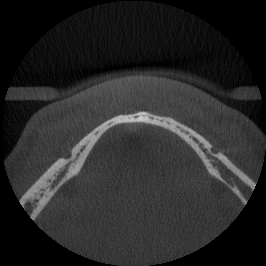
#> input picture Programs/mbak Raras/Data/1_Bpk_Setyo/axial/124.bmp, 266 x 266 px, given in place of 1.bmp, which was not available
$ python main.py
#> lines starting #> are read from the running program, lines starting #| are printed output that depends on the picture; pictures that were not available may be replaced by others from this repository, and a replacement may not be noted
### mbak Raras/Port-Py/3d-region-merging/EMTresh.py
import numpy as np
from scipy.ndimage.interpolation import shift

'''
    Expectation Maximization image segmentation
    Author: Prof. Jose Vicente Manjon Herrera
    Email: jmanjon@fis.upv.es
    Date: 02-05-2006
    Ported to Python 3 by Fajar Maulana Firdaus

    Input :
        ima: grey color image
        k: Number of classes

    Output :
        mask: clasification image mask
        mu: vector of class means
        v: vector of class variances
        p: vector of class proportions

'''

def distribution(m, v, g, x):
    #check instance
    if isinstance(m, np.ndarray):
        # [5 lines of commented-out code are left out]
        y = np.zeros((x.size, m.size))
        for i in range(np.size(m)):
            d = x - m[i]
            # np.savetxt("alala.csv", d, delimiter=",")
            amp = g[i] / np.sqrt(2 * np.pi * v[i])
            # ans = amp*np.exp(-0,5 * (np.multiply(d, d))/v[i])
            y[:, i] = np.dot(amp, np.exp(np.dot(- 0.5, (np.multiply(d, d))) / v[i]))
    else:
        sizem = m.size
        for i in range(m.size):
            d = x-m
            amp = g/np.sqrt(2 * np.pi * v)
            y = np.dot(amp, np.exp(np.dot(- 0.5, (np.multiply(d, d))) / v))
    # [15 lines of commented-out code are left out]
    return(y)


def find(arr, cond):
    # Implemented find function from Matlab
    if(isinstance(arr, np.ndarray)):
        return [i for (i, val) in np.ndenumerate(arr) if cond(val)]
    return [i for (i, val) in enumerate(arr) if cond(val)]


def find2(arr, cond):
    a = np.max(arr)
    return np.where(arr == a)
    # for(i, val) in np.ndenumerate(arr):


def histogram(datos):
    datos = datos.flatten('F')
    ind = np.where(np.isnan(datos))
    datos[ind] = 0
    ind = np.where(np.isinf(datos))
    datos[ind] = 0
    tam = datos.size
    m = np.ceil(np.max(datos)+1).astype(int)
    # because i start from 1
    h = np.zeros(m+1)
    for i in range(0, tam):
        f = np.floor(datos[i]).astype(int)
        if(f>0 and f<(m-1)):
            a2 = datos[i] - f
            a1 = 1 - a2
            h[f] = h[f] + a1
            h[f + 1] = h[f + 1] + a2
    # delete first element
    h = np.delete(h, 0)
    # checking
    # np.savetxt("notprocessed.csv", h, fmt='%i', delimiter=",")
    h = np.convolve(h, [1,2,3,2,1])
    # np.savetxt("convolved.csv", h, fmt='%i', delimiter=",")
    h = h[2:len(h)-2]
    # np.savetxt("len.csv", h, fmt='%i', delimiter=",")
    # Result of sum is different than the matlab version
    h = h/np.sum(h)
    # np.savetxt("sum.csv", h, delimiter=",")
    return(h)


def em_tresh(ima, k):
    # Initialize new variable to host from ima value
    new_ima = np.zeros((266,266,1), dtype=int)
    # print(ima[120][168])
    for i in range(len(ima)): # Loop 266x
        for j in range(len(ima[i])): #Loop 266x
            # print(ima[i][j][0])
            new_ima[i][j][0] = ima[i][j][0]
    copy = new_ima.copy()
    ima = new_ima.flatten('F').astype(int)
    # print(ima.size)
    # np.savetxt("aaa.csv", ima, fmt='%i', delimiter=",")
    mi = np.min(ima).astype(int)
    ima = ima - mi + 1
    # m = int
    m = np.max(ima).astype(int)
    s = ima.size
    h = histogram(ima)
    x = find(h, lambda x: x>0)
    # np.savetxt("find.csv", x, fmt='%i', delimiter=",")
    h = h[x]
    # np.savetxt("change.csv", h, delimiter=",")
    x = np.transpose(x) + 1
    h = np.transpose(h)
    mu = np.dot(np.arange(1, k+1), m) / (k+1)
    v = np.dot(np.ones(k), m)
    p = np.dot(np.ones(k), 1) / k

    sml = np.mean(np.diff(x))/1000
    # print("SML : ", sml)
    #Begin EM Algorithm
    while(1):
        # Expectation
        prb = distribution(mu, v, p, x)
        scal = np.sum(prb, 1) + np.spacing(1)
        # np.savetxt("scal.csv", scal, delimiter=",")
        loglik = np.sum(np.multiply(h, np.log(scal)))
        # print(loglik)
        # loglik = np.sum(h*(np.log(scal)))

        # Maximization
        for j in range(k):
            pp = np.multiply(h, prb[:, j]) / scal
            # np.savetxt("pp.csv", pp, delimiter=",")
            p[j] = np.sum(pp)
            mu[j] = np.sum(np.multiply(x, pp)) / p[j]
            # print(mu[j])
            vr = (x-mu[j])
            # np.savetxt("vr.csv", vr, delimiter=",")
            v[j] = np.sum(np.multiply(np.multiply(vr, vr), pp)) / p[j] + sml
            # print(v[j])
        p = p + 0.001
        p = p / np.sum(p)

        # Exit condition
        prb = distribution(mu, v, p, x)
        scal = np.sum(prb, 1) + np.spacing(1)
        nloglik = np.sum(np.multiply(h, np.log(scal)))

        if(nloglik-loglik) < 0.0001:
            break

    mu = mu + mi - 1
    s = np.shape(x)[1]
    mask = np.zeros(s)

    hist_class = np.zeros(s)
    for i in range(s):
        c = np.zeros(k)
        for n in range(k):
            c[n] = distribution(mu[n], v[n], p[n], x[0][i])
        a = np.where(c == np.max(c))
        # print(a[0])
        # print(a[0][0])
        hist_class[i] = a[0][0]
    np.savetxt("histclass.csv", hist_class, delimiter=",")

    borders = np.zeros((k-1,1))
    for i in range(1, hist_class.size):
        if(hist_class[i-1] < hist_class[i]):
            # print(hist_class[i-1])
            borders[hist_class[i-1].astype(int)] = i-1
        # print(i)
    borders = borders+1
    # print("AAAAAA")
    return(borders, mu, v, p)

### mbak Raras/Port-Py/3d-region-merging/srm3d.py
import numpy as np
import cv2 as cv
import matplotlib.pyplot as plt

def srm3d(I, Q, dim):
    if len(locals()) <= 2:
        dim = 2
    if len(locals()) == 1:
        Q = 256
    smallest_region_allowed = 1
    size_image = [np.shape(I)[0], np.shape(I)[1]]
    if(dim==2):
        [Ix, Iy] = [cv.Sobel(I, cv.CV_64F,1,0), cv.Sobel(I, cv.CV_64F,0,1)]
        normgradient = np.sqrt(Ix ** 2.0 + Iy ** 2.0)
        # [4 lines of commented-out code are left out]
        Ix = np.delete(Ix, 0, -1)
        Iy = np.delete(Iy, -1, 0)
        # BADDDDDDD MOODDDDDD
        index = np.append(np.abs(Iy.flatten(1)), np.abs(Ix.flatten(1)))
        # index = np.abs([Iy.flatten(1)])
        # index = np.append(index, )

        # index = np.sort(np.abs([Iy.flatten(1); Ix.flatten(1)]))
    print('A')

### Programs/mbak Raras/Port-Py/3d-region-merging/main.py
import cv2 as cv
from matplotlib import pyplot as plt
import numpy as np, time
from EMTresh import em_tresh
from srm3d import srm3d

def tic():
    import time
    global startTime_for_tictoc
    startTime_for_tictoc = time.time()

def toc():
    if 'startTime_for_tictoc' in globals():
        print("Elapsed time is " + str(time.time() - startTime_for_tictoc) + " seconds.")
    else:
        print("Toc: start time not set")


def thresholding(img):
    k, num_bins = 4, 256
    hist = cv.calcHist([img], [0], None, [256], [0, 256])
    hist = np.transpose(hist).astype(int)
    borders, mu, v, p = em_tresh(img, k)
    t = borders[2]/256
    return t


if __name__ == '__main__':
    datadir = "../Data/"
    name = "3_Nn_Kartika_Afrida_Fauzia"
    input_dir = datadir + name + "/axial/"

    start = 1
    num = 200
    levels = 256

    '''
        2D Region Merging
    '''
    for i in range(1, levels):
        Q = i
        t2d = np.zeros((200,1))
        for j in range(start, num):
            path = input_dir + str(j) + ".bmp"
            img = cv.imread(path)
#> img is the input picture: shape (266, 266, 3); min 0, max 206, mean 40.4
            # print(type(img))
            t2d[j-1] = thresholding(img)
#> in thresholding, `hist = cv.calcHist([img], [0], None, [256], [0, 256])`: hist = 256 values, max 15638 at index 0, min 0 at index 202, mean 276.4
#> in em_tresh, `mi = np.min(ima).astype(int)`: mi = 0
#> in em_tresh, `m = np.max(ima).astype(int)`: m = 207
#> in histogram, `ind = np.where(np.isnan(datos))`: ind = (empty array,)
#> in histogram, `m = np.ceil(np.max(datos)+1).astype(int)`: m = 208
#> after the loop in histogram, `for i in range(0, tam):`: h = 209 values, max 15638 at index 1, min 0 at index 0, mean 338.5
#> in histogram, `h = np.delete(h, 0)`: h = 208 values, max 15638 at index 0, min 0 at index 202, mean 340.2
#> in histogram, `h = np.convolve(h, [1,2,3,2,1])`: h = 212 values, max 47328 at index 2, min 0 at index 210, mean 3003.8
#> in histogram, `h = h[2:len(h)-2]`: h = 208 values, max 47328 at index 0, min 1 at index 207, mean 2835.4
#> in histogram, `h = h/np.sum(h)`: h = 208 values, max 0.0802 at index 0, min 1.7e-06 at index 207, mean 0.00481
#> in em_tresh, `x = find(h, lambda x: x>0)`: x = 208 items, first 6: (0,), (1,), (2,), (3,), (4,), (5,)
#> in em_tresh, `mu = np.dot(np.arange(1, k+1), m) / (k+1)`: mu = [41.4, 82.8, 124.2, 165.6]
#> in em_tresh, `v = np.dot(np.ones(k), m)`: v = [207, 207, 207, 207]
#> in em_tresh, `sml = np.mean(np.diff(x))/1000`: sml = 0.001
#> the loop in em_tresh, `while(1):` made 19 passes
#> (loglik, nloglik) on passes 1 to 12: (-6.12, -4.81), (-4.81, -4.77), (-4.77, -4.74), (-4.74, -4.73), (-4.73, -4.72), (-4.72, -4.71), (-4.71, -4.69), (-4.69, -4.66), (-4.66, -4.61), (-4.61, -4.54), (-4.54, -4.51), (-4.51, -4.51)
#> after the loop in em_tresh, `while(1):`: mu = [9.88, 59.77, 97.03, 146.7]; p = [0.397, 0.512, 0.0618, 0.0293]; v = [67.08, 73.43, 1300.6, 197.6]
#> in em_tresh, `mu = mu + mi - 1`: mu = [8.88, 58.77, 96.03, 145.7]
            imreg2 = srm3d(img.astype(float), Q, 2)
#> in srm3d, `[Ix, Iy] = [cv.Sobel(I, cv.CV_64F,1,0), cv.Sobel(I, cv.CV_64F,0,1)]`:
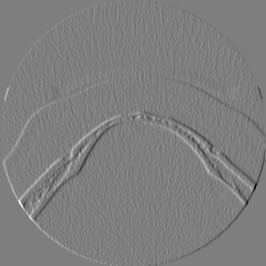
#> Ix: shape (266, 266, 3) float64; min -577, max 585, mean 0.1; drawn with min black and max white
#> in srm3d, `[Ix, Iy] = [cv.Sobel(I, cv.CV_64F,1,0), cv.Sobel(I, cv.CV_64F,0,1)]`:
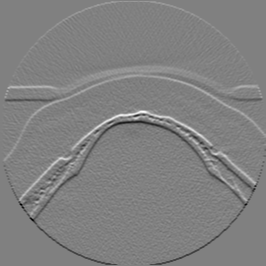
#> Iy: shape (266, 266, 3) float64; min -446, max 436, mean 0.2; drawn with min black and max white
#> in srm3d, `normgradient = np.sqrt(Ix ** 2.0 + Iy ** 2.0)`:
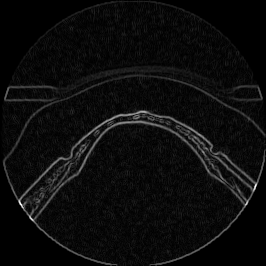
#> normgradient: shape (266, 266, 3) float64; min 0, max 648, mean 32; drawn with min black and max white
#> in srm3d, `Iy = np.delete(Iy, -1, 0)`:
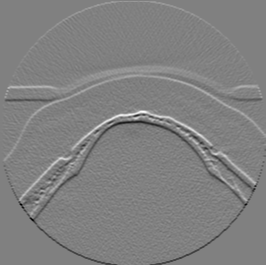
#> Iy: shape (265, 266, 3) float64; min -446, max 436, mean 0.2; drawn with min black and max white
#> (the run stopped early here; a loop or call above may not have finished)

$ run again, on Programs/mbak Raras/Data/1_Bpk_Setyo/axial_gt/46.bmp
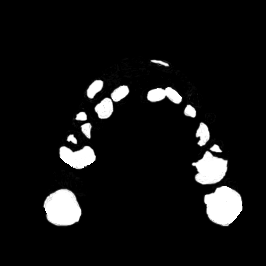
#> input picture Programs/mbak Raras/Data/1_Bpk_Setyo/axial_gt/46.bmp, 266 x 266 px, given in place of 1.bmp, which was not available
#> img is the input picture: shape (266, 266, 3); min 0, max 255, mean 18.9
#> hist = 256 values, max 61947 at index 0, min 0 at index 117, mean 276.4
#> after the loop in em_tresh, `for i in range(len(ima)):`:
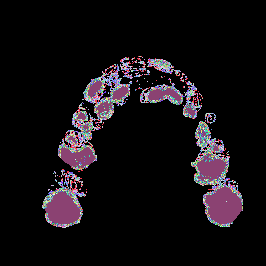
#> new_ima: shape (266, 266, 1) int64; 255 distinct labels, from 0 to 255; one colour per label, 0 black
#> mi = 0
#> in em_tresh, `m = np.max(ima).astype(int)`: m = 256
#> ind = (empty array,)
#> in histogram, `m = np.ceil(np.max(datos)+1).astype(int)`: m = 257
#> after the loop in histogram, `for i in range(0, tam):`: h = 258 values, max 61947 at index 1, min 0 at index 0, mean 260.2
#> in histogram, `h = np.delete(h, 0)`: h = 257 values, max 61947 at index 0, min 0 at index 117, mean 261.3
#> in histogram, `h = np.convolve(h, [1,2,3,2,1])`: h = 261 values, max 187343 at index 2, min 0 at index 259, mean 2315.3
#> in histogram, `h = h[2:len(h)-2]`: h = 257 values, max 187343 at index 0, min 17 at index 152, mean 1626
#> in histogram, `h = h/np.sum(h)`: h = 257 values, max 0.448 at index 0, min 4.07e-05 at index 152, mean 0.00389
#> x = 257 items, first 6: (0,), (1,), (2,), (3,), (4,), (5,)
#> in em_tresh, `mu = np.dot(np.arange(1, k+1), m) / (k+1)`: mu = [51.2, 102.4, 153.6, 204.8]
#> in em_tresh, `v = np.dot(np.ones(k), m)`: v = [256, 256, 256, 256]
#> sml = 0.001
#> the loop in em_tresh, `while(1):` made 19 passes
#> (loglik, nloglik) on passes 1 to 8: (-9.67, -2.96), (-2.96, -2.31), (-2.31, -1.98), (-1.98, -1.83), (-1.83, -1.81), (-1.81, -1.8), (-1.8, -1.8), (-1.8, -1.79)
#> after the loop in em_tresh, `while(1):`: mu = [1.68, 7.3, 110.5, 246.9]; p = [0.903, 0.0429, 0.0322, 0.0221]; v = [0.583, 12.81, 5433.8, 73.38]
#> in em_tresh, `mu = mu + mi - 1`: mu = [0.685, 6.3, 109.5, 245.9]
#> in srm3d, `normgradient = np.sqrt(Ix ** 2.0 + Iy ** 2.0)`:
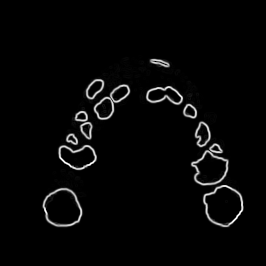
#> normgradient: shape (266, 266, 3) float64; min 0, max 1140.4, mean 28.9; drawn with min black and max white
